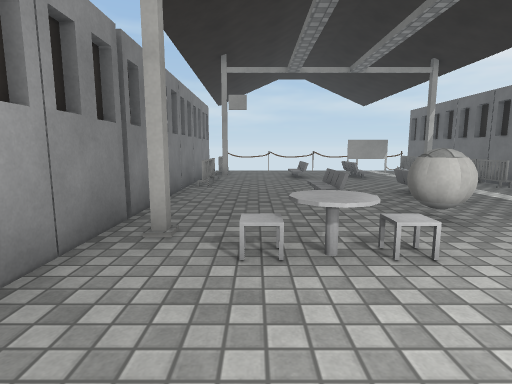
view 1 (above)

14 first-person views from a walk through a 3-D level made in the Unity game engine. The camera is 1.2 m above the floor, tilts 8° down and sees 80° across. The floor is counted in squares, 1 m on a side. Each view is taken from the middle of a square. On the plan, view 1 faces up. The plan holds only what a view shows up to about 13 squares ahead; the rest is blank. The place goes on beyond the plan. The player character is not drawn. Surface patterns are stand-ins for the level's own textures.

view 2
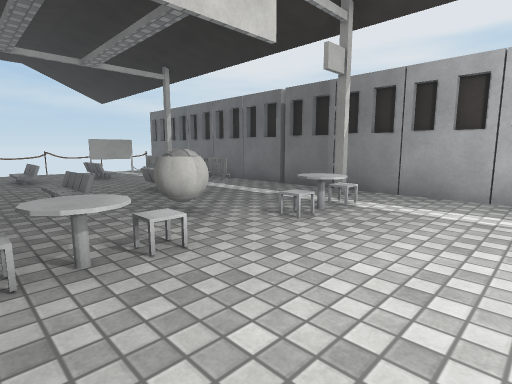

view 3
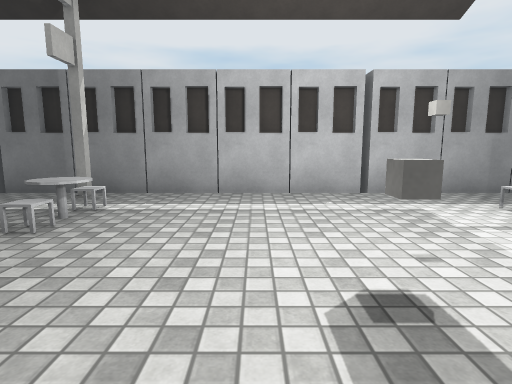

view 4
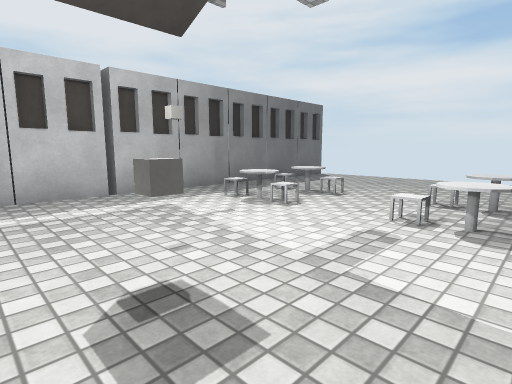

view 5
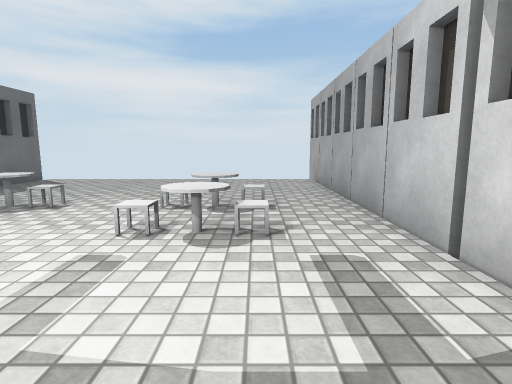

view 6
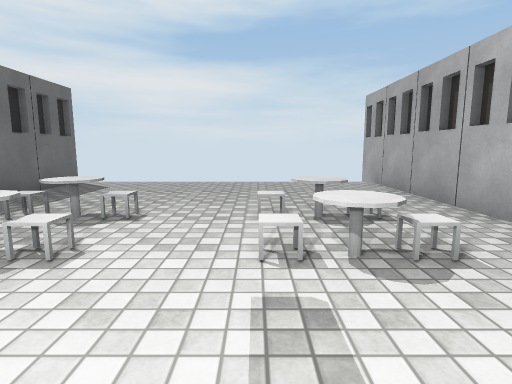

view 7
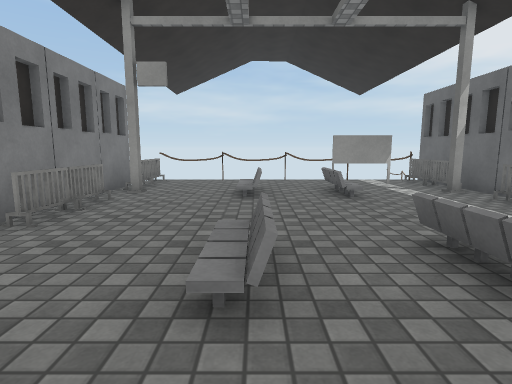

view 8
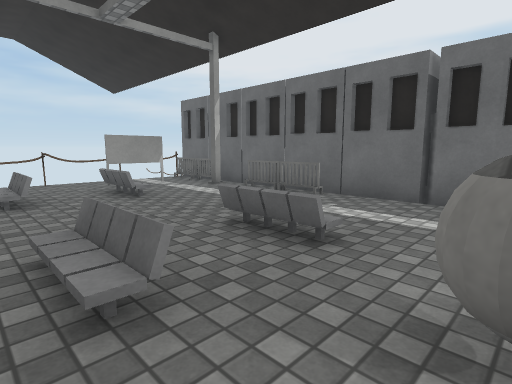

view 9
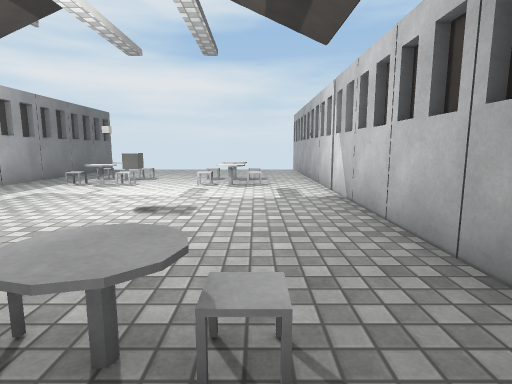

view 10
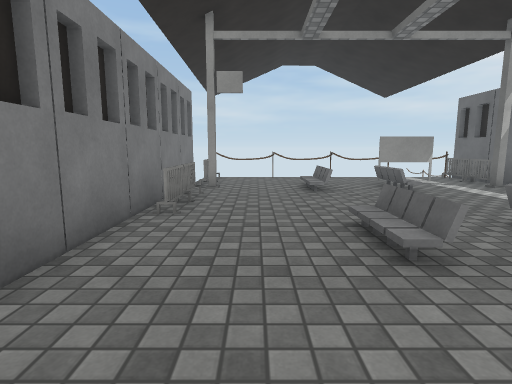

view 11
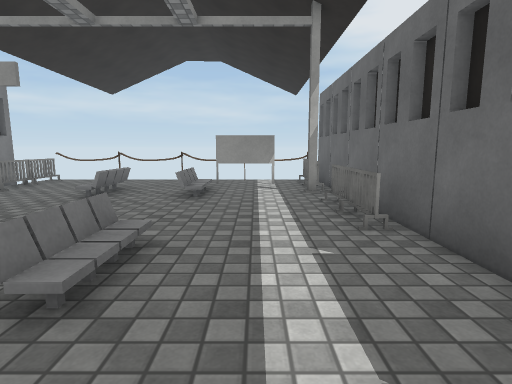

view 12
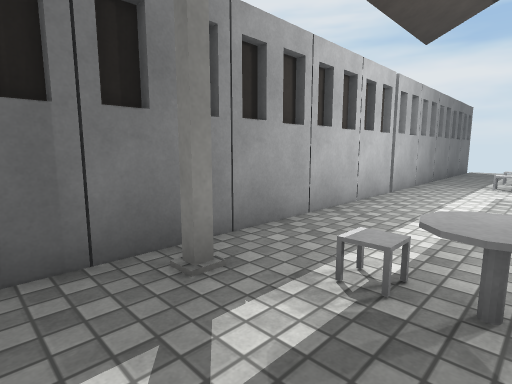

view 13
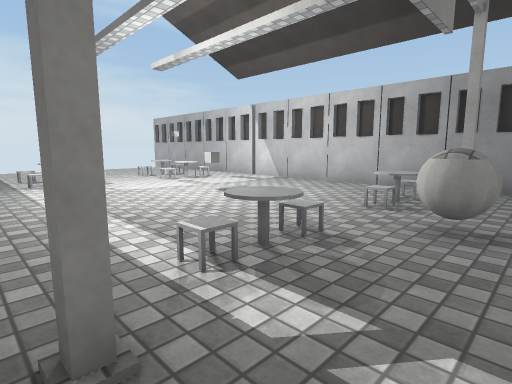

view 14
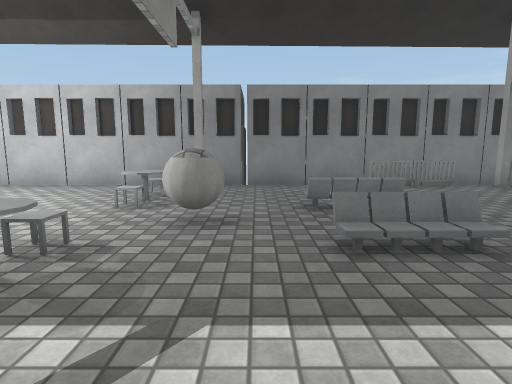

### Floor plan
Key: @ floor where view 1 was taken; # wall or solid block; x gap in a wall; . floor; = window, fence, low wall or low ledge; ^ raised ledge; v drop or lower ground; B ball; C cube.
Columns run from 3 left of view 1 to 9 right of it. Each row starts with its distance up from view 1.
 17  vvvvvvv=#=##
 16  x......#####
 15  #.........##
 14 ##...=.=...##
 13  #...=.=....#
 12  #.........##
 11  #.........##
 10  #.........##
  9  #...=.#....#
  8  #...=.=....#
  7  #...=.=....#
  6  #..........#
  5  #....B.... #
  4  #......^..##
  3  #..=...^=..#
  2  #..........#
  1  #..........#
  0  #.@........#
 -1  #...CC.....#
 -2  #..........#
 -3  #..........#
 -4  #..........#
 -5  #..=...^=..#
 -6  #..=...^...#
 -7  #..x...^=..#
 -8  #..=...^...#
 -9  #..........#
-10  #..........#
-11  #..........#
-12  #..........#
-13  #..........#
-14  #

Positions as (right, up) in squares from view 1, and headings:
1: (0, 0), facing up
2: (0, 0), facing up-right
3: (0, 0), facing right
4: (0, 0), facing down-right
5: (0, -1), facing down
6: (2, -2), facing down
7: (2, 5), facing up
8: (1, 5), facing up-right
9: (0, 5), facing down
10: (0, 4), facing up
11: (6, 5), facing up
12: (5, 6), facing down-right
13: (8, 6), facing down-left
14: (8, 6), facing left
